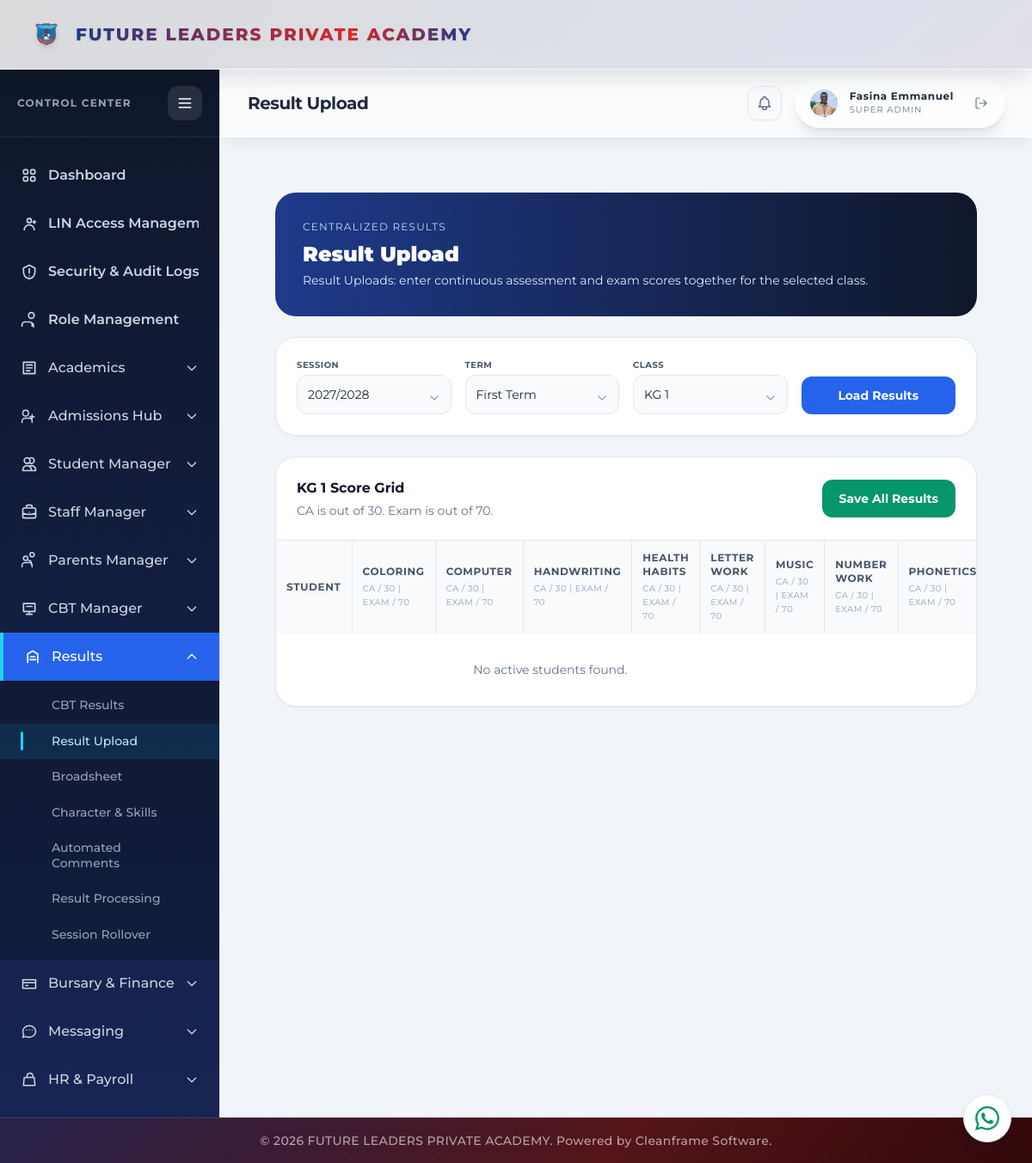
Screenshot of /results/uploads/ (signed in) with the database file from the repository.
### portal/models.py (models this page shows, shortened)
class AcademicSession(models.Model):
    name = models.CharField(max_length=100, unique=True)
    is_active = models.BooleanField(default=False)
    rollover_completed = models.BooleanField(default=False)
    class Meta:
        ordering = ['-name']

class AcademicTerm(models.Model):
    TERM_CHOICES = [('First Term', 'First Term'), ('Second Term', 'Second Term'), ('Third Term', 'Third Term')]
    session = models.ForeignKey(AcademicSession, on_delete=models.CASCADE, related_name='terms')
    term_name = models.CharField(max_length=100, choices=TERM_CHOICES)
    start_date = models.DateField(null=True, blank=True)
    end_date = models.DateField(null=True, blank=True)
    next_term_begins = models.DateField(null=True, blank=True)
    is_active = models.BooleanField(default=False)
    broadsheet_approved = models.BooleanField(default=False)
    reports_published = models.BooleanField(default=False)
    class Meta:
        constraints = [models.UniqueConstraint(fields=['session', 'term_name'], name='unique_session_term')]
        ordering = ['start_date']

class ClassRoom(models.Model):
    SECTION_CHOICES = [
        ('KG', 'Kindergarten'),
        ('Nursery', 'Nursery'),
        ('Primary', 'Primary'),
    ]
    name = models.CharField(max_length=50, unique=True)  # e.g., "Primary 4", "KG 2"
    section = models.CharField(max_length=100, choices=SECTION_CHOICES)
    level_number = models.IntegerField(null=True, blank=True) # e.g., 1, 2, 3, 4, 6 (skipping 5)
    sequence = models.IntegerField(null=True, blank=True)
    is_terminal = models.BooleanField(default=False)
    next_class = models.ForeignKey('self', on_delete=models.SET_NULL, null=True, blank=True, related_name='previous_classes')
    class_teacher = models.ForeignKey('Teacher', on_delete=models.SET_NULL, null=True, blank=True, related_name='assigned_class')

class Subject(models.Model):
    name = models.CharField(max_length=100, unique=True)

### portal/views.py (the view, shortened to what this page needs)
# urls.py: path('results/uploads/', views.results_uploads_view, name='results_uploads'),
@login_required(login_url='login')
@login_required(login_url='login')
def results_uploads_view(request):
    teacher = getattr(request.user, 'teacher_record', None)
    if not is_admin_user(request.user) and not teacher:
        return redirect('dashboard')
    context = _result_upload_context(request)
    selected_class = context['selected_class']
    selected_term = context['selected_term']
    subjects = valid_subjects(
        Subject.objects.filter(classroomsubject__class_room=selected_class).distinct()
    ).order_by('name') if selected_class else Subject.objects.none()
    is_split_class = is_cbt_eligible_class(selected_class)
    results = {}
    for result in SubjectResult.objects.filter(
        student__in=context['students'],
        term=selected_term,
        term__session_id=selected_term.session_id if selected_term else None,
        subject__in=subjects,
    ):
        results.setdefault(result.student_id, {})[result.subject_id] = result
    cbt_scores = {}
    context.update({
        'subjects': subjects,
        'results': results,
        'is_split_class': is_split_class,
        'cbt_scores': cbt_scores,
    })
    return render(request, 'portal/results_uploads.html', context)

### portal/context_processors.py (called while the page is built)
def _portal_name_parts(user):
    for relation_name in ('teacher_record', 'student_record', 'parent_record'):
        record = getattr(user, relation_name, None)
        if record:
            first_name = (getattr(record, 'first_name', '') or '').strip()
            last_name = (getattr(record, 'last_name', '') or '').strip()
            if first_name or last_name:
                return first_name, last_name
    return user.first_name.strip(), user.last_name.strip()

def _portal_picture_url(user):
    candidates = [
        getattr(getattr(user, 'account_profile', None), 'profile_picture', None),
        getattr(getattr(user, 'student_record', None), 'passport', None),
        getattr(getattr(user, 'teacher_record', None), 'passport', None),
    ]
    for picture in candidates:
        if picture:
            try:
                if picture.storage.exists(picture.name):
                    return picture.url
            except (OSError, ValueError):
                continue
    return ''

### portal/templatetags/portal_extras.py (called while the page is built)
@register.filter
def is_cbt_eligible_class(classroom):
    if not classroom:
        return False
    class_name = (getattr(classroom, 'name', '') or '').lower()
    return any(term in class_name for term in ('primary 4', 'basic 4', 'primary 6', 'basic 6'))

### portal/views.py (called while the page is built)
def students_in_term_classroom(term, classroom):
    if not term or not classroom:
        return Student.objects.none()
    students = Student.objects.filter(
        term_enrollments__term=term,
        term_enrollments__classroom=classroom,
    )
    if not TermEnrollment.objects.filter(term=term).exists():
        students = Student.objects.filter(subject_results__term=term).distinct()
        if not students.exists() and term.is_active:
            students = Student.objects.filter(current_class=classroom)
    if term.is_active:
        students = students.filter(status__in=('Active', 'Student'))
    return students.order_by('last_name', 'first_name')

def session_terms_map():
    terms_map = {}
    for term in AcademicTerm.objects.order_by('session__name', 'start_date', 'pk'):
        terms_map.setdefault(str(term.session_id), []).append({
            'pk': term.pk,
            'name': term.term_name,
        })
    return terms_map

def valid_subjects(queryset=None):
    queryset = queryset or Subject.objects.all()
    return queryset.exclude(name__icontains='quantitative').exclude(name__icontains='verbal')

### portal/templates/portal/results_uploads.html (shortened to what this page needs)
{% extends 'portal/base.html' %}
{% load portal_extras %}
{% block page_title %}Result Upload{% endblock %}
{% block content %}
<div class="min-h-full bg-slate-100 p-6 lg:p-8"><div class="mx-auto max-w-7xl space-y-6">
  <header class="rounded-3xl bg-gradient-to-r from-blue-900 to-slate-900 p-8 text-white"><p class="text-xs uppercase tracking-widest text-blue-200">Centralized Results</p><h1 class="mt-2 text-2xl font-black">Result Upload</h1><p class="mt-1 text-sm text-blue-100">Result Uploads: enter continuous assessment and exam scores together for the selected class.</p></header>
  <form method="get" class="grid grid-cols-1 items-end gap-4 rounded-3xl border border-slate-200 bg-white p-6 shadow-sm md:grid-cols-4">
    {% include 'portal/result_filter_combobox.html' with field_name='session' label='Session' selected_value=selected_session.pk selected_label=selected_session_name options=sessions value_field='pk' label_field='name' %}
    {% include 'portal/result_filter_combobox.html' with field_name='term' label='Term' selected_value=selected_term.pk selected_label=selected_term_name options=terms value_field='pk' label_field='term_name' %}
    {% include 'portal/result_filter_combobox.html' with field_name='classroom' label='Class' selected_value=selected_class.pk selected_label=selected_class.name options=classrooms value_field='pk' label_field='name' %}
    <button type="submit" class="w-full rounded-xl bg-blue-600 px-5 py-3 text-sm font-bold text-white hover:bg-blue-700">Load Results</button>
  </form>
  <form method="post" class="overflow-hidden rounded-3xl border border-slate-200 bg-white shadow-sm">{% csrf_token %}
    <div class="flex items-center justify-between border-b border-slate-200 p-6"><div><h2 class="font-bold text-slate-900">{{ selected_class.name }} Score Grid</h2><p class="mt-1 text-sm text-slate-500">{% if 'Primary 4' in selected_class.name or 'Primary 6' in selected_class.name %}CA is out of 30. Exam consists of CBT Objective and Theory.{% else %}CA is out of 30. Exam is out of 70.{% endif %}</p></div><button type="submit" class="rounded-xl bg-emerald-600 px-5 py-3 text-sm font-bold text-white hover:bg-emerald-700">Save All Results</button></div>
        <div class="overflow-x-auto"><table class="w-full min-w-[900px] border-collapse text-left text-sm"><thead class="bg-slate-50 text-xs uppercase tracking-wider text-slate-600"><tr><th class="p-3">Student</th>{% for subject in subjects %}<th class="border-l border-slate-200 p-3" colspan="2">{{ subject.name }}<div class="mt-1 text-[10px] font-normal text-slate-400 uppercase tracking-wider">{% if 'Primary 4' in selected_class.name or 'Primary 6' in selected_class.name %}{% if 'math' in subject.name|lower or 'english' in subject.name|lower %}CA / 30 | Exam (OBJ + Theory / 20){% else %}CA / 30 | Exam (OBJ + Theory / 30){% endif %}{% else %}CA / 30 | Exam / 70{% endif %}</div></th>{% endfor %}</tr></thead><tbody class="divide-y divide-slate-100">{% for student in students %}<tr><td class="whitespace-nowrap p-3 font-semibold text-slate-800">{{ student.last_name }} {{ student.first_name }}</td>{% for subject in subjects %}{% with student_results=results|get_item:student.pk %}{% with result=student_results|get_item:subject.pk %}<td class="border-l border-slate-100 p-2"><input type="number" min="0" max="30" step="0.01" name="ca_{{ student.pk }}_{{ subject.pk }}" value="{{ result.continuous_assessment|default:0 }}" aria-label="{{ student }} {{ subject }} CA" class="w-24 rounded-lg border border-slate-200 p-2"></td><td class="p-2">{% if is_split_class %}<input type="text" readonly value="{{ result.exam_total|default:'' }}" class="w-24 rounded-lg border border-slate-200 bg-slate-50 p-2 text-center font-semibold text-slate-700 cursor-pointer transition-all focus:ring-2 focus:ring-blue-500" data-is-split="true" data-student-id="{{ student.pk }}" data-subject-name="{{ subject.name }}" data-cbt-score="{{ cbt_scores|get_item:student.pk|get_item:subject.pk|default:0 }}" data-max-theory="{{ subject.max_theory }}" data-theory-target="theory-input-{{ student.pk }}-{{ subject.pk }}" onclick="openSplitExamModal(this)" placeholder="Click to grade" aria-label="{{ student }} {{ subject }} exam"><input type="hidden" id="theory-input-{{ student.pk }}-{{ subject.pk }}" name="theory_{{ student.pk }}_{{ subject.pk }}" value="{{ result.theory|default:0 }}">{% else %}<input type="number" min="0" max="40" step="0.01" name="theory_{{ student.pk }}_{{ subject.pk }}" value="{{ result.theory|default:0 }}" aria-label="{{ student }} {{ subject }} exam theory" class="w-24 rounded-lg border border-slate-200 p-2">{% endif %}</td>{% endwith %}{% endwith %}{% endfor %}</tr>{% empty %}<tr><td colspan="{{ subjects|length|add:'1' }}" class="p-8 text-center text-slate-500">No active students found.</td></tr>{% endfor %}</tbody></table></div>
    </form>
</div></div>
{% endblock %}

### portal/templates/portal/result_filter_combobox.html (shortened to what this page needs)
<div id="{{ wrapper_id|default:'' }}" class="relative profile-select-wrap" data-field-name="{{ field_name }}">
    <label class="mb-1 block text-[10px] font-bold uppercase tracking-wider text-slate-600">{{ label }}</label>
    <input type="text" value="{{ selected_label|default:'' }}" placeholder="Select {{ label|lower }}" autocomplete="off" class="profile-search-input w-full rounded-xl border border-slate-200 bg-slate-50 px-3 py-3 pr-9 text-sm text-slate-800 focus:border-blue-500 focus:outline-none" aria-label="Search {{ label|lower }}">
</div>

### portal/static/portal/css/global.css (style rules this page uses)
html, body, body *, button, input, select, textarea, optgroup { font-family: 'Montserrat' !important; }
html { font-synthesis: none; overflow-x: hidden; }
body { overflow-x: hidden; overflow-wrap: normal; }

### rows the page displays
AcademicSession: name "2027/2028"
AcademicTerm: term_name "First Term"
ClassRoom: name "KG 1"
Subject: name "COLORING"
Subject: name "COMPUTER"
Subject: name "HANDWRITING"
Subject: name "HEALTH HABITS"
Subject: name "LETTER WORK"
Subject: name "MUSIC"
Subject: name "NUMBER WORK"
Subject: name "PHONETICS"

### other values shown
{{ portal_display_name }} "Fasina Emmanuel"
{{ label }} "SESSION TERM CLASS"
